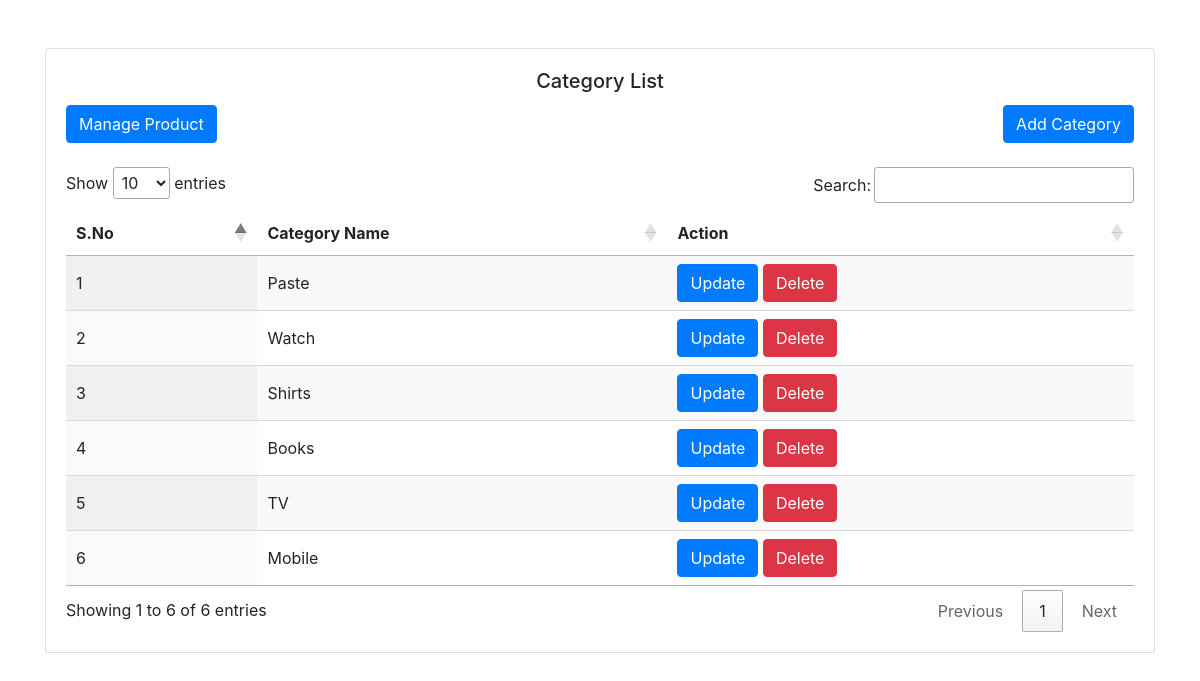
The app's page /index.php/product/manage_category with its own data.
### tables this page shows
CREATE TABLE `product_category` (
  `id` int(11) NOT NULL,
  `category_name` varchar(100) NOT NULL,
  `parent_id` int(11) NOT NULL DEFAULT '0',
  `status` int(11) NOT NULL DEFAULT '1',
  `added_date` datetime NOT NULL,
  `modified_date` datetime NOT NULL
);

### application/controllers/Product.php (called while the page is built, shortened)
<?php
class Product extends CI_Controller {
	function manage_category()
	{
		$data['title'] = 'Category List';
		$data['product_category'] = $this->common->select('product_category',['status'=>'1'],'','','',['id','desc']);
		$this->load->view('categorylist',$data);
	}
}

### index.php (called while the page is built, shortened)
<?php
require_once BASEPATH.'core/CodeIgniter.php';

### application/models/Common_model.php (called while the page is built, shortened)
<?php
class  Common_model  extends CI_Model
{
    function select($table,$condition = [] ,$selectField = '*',$condition2 = [],$whereIn=[],$orderby=[]){
        $this->db->select($selectField);
        $this->db->from($table);
        if(isset($condition) && !empty($condition)){
            $this->db->where($condition);
        }
        if(isset($orderby) && !empty($orderby)){
            $this->db->order_by($orderby[0],$orderby[1]);
        }
        $query = $this->db->get();
        return  $query->result();
    }
}

### application/views/categorylist.php (the view, shortened to what this page needs)
<?php include_once('header.php'); ?>
<div id="container">
	 <div class="container">
    <div class="row">
      <div class="col-sm-12 ">
        <div class="card card-signin my-5">
          <div class="card-body">
            <h5 class="card-title text-center">Category List</h5>
			 <a href="<?php echo base_url('product'); ?>" class="btn btn-primary">Manage Product</a>
           <a href="<?php echo base_url('product/add_category'); ?>" class="btn btn-primary"  style="float: right;">Add Category</a>
            <br><br>
	<table id="example" class="display" style="width:100%">
        <thead>
            <tr>
                <th>S.No</th>
                <th>Category Name</th>
                <th>Action</th>
            </tr>
        </thead>
        <tbody>
            <?php if($product_category) { foreach ($product_category as $key => $value) { ?>
            <tr>
                <td><?php echo $key+1; ?></td>
                <td><?php echo $value->category_name; ?></td>
                <td>
<a  href="<?php echo base_url('product/editcategory/'.$value->id); ?>" class="btn btn-primary">Update</a>
<a  href="<?php echo base_url('product/deletecategory/'.$value->id); ?>" class="btn btn-danger"  onclick="return confirm('Are you sure want to delete this category?')" >Delete</button>
                </td>
            </tr>
        <?php } } ?>
        </tbody>
    </table>
</div>
</div>
</div>
</div>
</div>
</div>
<?php include_once('footer.php'); ?>

### records on screen
product_category: category_name "Paste"
product_category: category_name "Watch"
product_category: category_name "Shirts"
product_category: category_name "Books"
product_category: category_name "TV"
product_category: category_name "Mobile"
